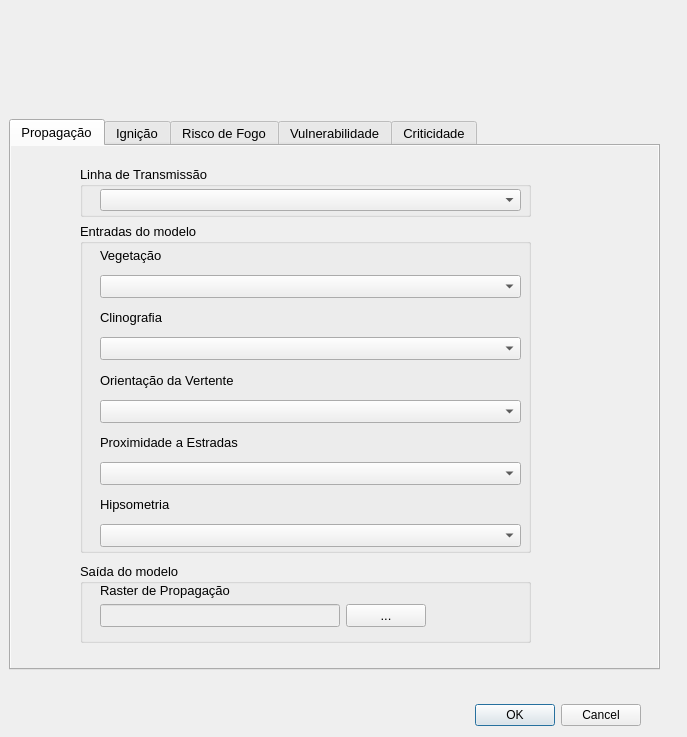
<?xml version="1.0" encoding="UTF-8"?>
<ui version="4.0">
 <class>CQFSDialogBase</class>
 <widget class="QDialog" name="CQFSDialogBase">
  <property name="geometry">
   <rect>
    <x>0</x>
    <y>0</y>
    <width>687</width>
    <height>737</height>
   </rect>
  </property>
  <property name="windowTitle">
   <string>CQFS</string>
  </property>
  <property name="autoFillBackground">
   <bool>false</bool>
  </property>
  <widget class="QWidget" name="main_widget" native="true">
   <property name="geometry">
    <rect>
     <x>-1</x>
     <y>-1</y>
     <width>671</width>
     <height>691</height>
    </rect>
   </property>
   <widget class="QWidget" name="icon_widget" native="true">
    <property name="geometry">
     <rect>
      <x>10</x>
      <y>10</y>
      <width>671</width>
      <height>111</height>
     </rect>
    </property>
    <widget class="QLabel" name="lbl_icon_anel">
     <property name="geometry">
      <rect>
       <x>410</x>
       <y>10</y>
       <width>251</width>
       <height>91</height>
      </rect>
     </property>
     <property name="text">
      <string/>
     </property>
     <property name="pixmap">
      <pixmap resource="resources.qrc">:/plugins/CQFS/resources/logos/logo-ped-nova.png</pixmap>
     </property>
    </widget>
    <widget class="QLabel" name="lbl_icon_cqfs_logo">
     <property name="geometry">
      <rect>
       <x>0</x>
       <y>10</y>
       <width>81</width>
       <height>81</height>
      </rect>
     </property>
     <property name="text">
      <string/>
     </property>
     <property name="pixmap">
      <pixmap resource="resources.qrc">:/plugins/CQFS/resources/logos/logotipo-CQFS.png</pixmap>
     </property>
    </widget>
    <widget class="QLabel" name="lbl_icon_cqfs_texto">
     <property name="geometry">
      <rect>
       <x>90</x>
       <y>10</y>
       <width>311</width>
       <height>81</height>
      </rect>
     </property>
     <property name="text">
      <string/>
     </property>
     <property name="pixmap">
      <pixmap resource="resources.qrc">:/plugins/CQFS/resources/logos/logomarca-CQFS.png</pixmap>
     </property>
    </widget>
   </widget>
   <widget class="QWidget" name="plugin_widget" native="true">
    <property name="geometry">
     <rect>
      <x>10</x>
      <y>120</y>
      <width>671</width>
      <height>561</height>
     </rect>
    </property>
    <widget class="QTabWidget" name="tab_widget">
     <property name="geometry">
      <rect>
       <x>0</x>
       <y>0</y>
       <width>651</width>
       <height>551</height>
      </rect>
     </property>
     <property name="font">
      <font>
       <pointsize>10</pointsize>
      </font>
     </property>
     <property name="autoFillBackground">
      <bool>true</bool>
     </property>
     <property name="currentIndex">
      <number>0</number>
     </property>
     <property name="iconSize">
      <size>
       <width>32</width>
       <height>32</height>
      </size>
     </property>
     <widget class="QWidget" name="tab_propagacao">
      <property name="autoFillBackground">
       <bool>true</bool>
      </property>
      <attribute name="icon">
       <iconset resource="resources.qrc">
        <normaloff>:/plugins/CQFS/resources/icons/propagacao_off.png</normaloff>:/plugins/CQFS/resources/icons/propagacao_off.png</iconset>
      </attribute>
      <attribute name="title">
       <string>Propagação</string>
      </attribute>
      <widget class="QGroupBox" name="group_linha_transmissao">
       <property name="geometry">
        <rect>
         <x>69</x>
         <y>20</y>
         <width>451</width>
         <height>51</height>
        </rect>
       </property>
       <property name="mouseTracking">
        <bool>false</bool>
       </property>
       <property name="title">
        <string>Linha de Transmissão</string>
       </property>
       <property name="flat">
        <bool>true</bool>
       </property>
       <property name="checkable">
        <bool>false</bool>
       </property>
       <property name="checked">
        <bool>false</bool>
       </property>
       <widget class="QComboBox" name="combo_linha_transmissao">
        <property name="geometry">
         <rect>
          <x>20</x>
          <y>23</y>
          <width>421</width>
          <height>22</height>
         </rect>
        </property>
       </widget>
      </widget>
      <widget class="QGroupBox" name="group_entradas_modelo">
       <property name="geometry">
        <rect>
         <x>69</x>
         <y>77</y>
         <width>451</width>
         <height>330</height>
        </rect>
       </property>
       <property name="mouseTracking">
        <bool>false</bool>
       </property>
       <property name="title">
        <string>Entradas do modelo</string>
       </property>
       <property name="flat">
        <bool>true</bool>
       </property>
       <property name="checkable">
        <bool>false</bool>
       </property>
       <property name="checked">
        <bool>false</bool>
       </property>
       <widget class="QWidget" name="vertical_layout_widget">
        <property name="geometry">
         <rect>
          <x>20</x>
          <y>19</y>
          <width>421</width>
          <height>305</height>
         </rect>
        </property>
        <layout class="QVBoxLayout" name="vertical_layout_entradas_modelo">
         <item>
          <widget class="QLabel" name="lbl_vegetacao">
           <property name="text">
            <string>Vegetação</string>
           </property>
          </widget>
         </item>
         <item>
          <widget class="QComboBox" name="combo_vegetacao"/>
         </item>
         <item>
          <widget class="QLabel" name="lbl_clinografia">
           <property name="text">
            <string>Clinografia</string>
           </property>
          </widget>
         </item>
         <item>
          <widget class="QComboBox" name="combo_clinografia"/>
         </item>
         <item>
          <widget class="QLabel" name="lbl_orientacao_vertente">
           <property name="text">
            <string>Orientação da Vertente</string>
           </property>
          </widget>
         </item>
         <item>
          <widget class="QComboBox" name="combo_orientacao_vertente"/>
         </item>
         <item>
          <widget class="QLabel" name="lbl_proximidade_estradas">
           <property name="text">
            <string>Proximidade a Estradas</string>
           </property>
          </widget>
         </item>
         <item>
          <widget class="QComboBox" name="combo_proximidade_estradas"/>
         </item>
         <item>
          <widget class="QLabel" name="lbl_hipsometria">
           <property name="text">
            <string>Hipsometria</string>
           </property>
          </widget>
         </item>
         <item>
          <widget class="QComboBox" name="combo_hipsometria"/>
         </item>
        </layout>
       </widget>
      </widget>
      <widget class="QGroupBox" name="group_saida_modelo">
       <property name="geometry">
        <rect>
         <x>69</x>
         <y>417</y>
         <width>451</width>
         <height>80</height>
        </rect>
       </property>
       <property name="mouseTracking">
        <bool>false</bool>
       </property>
       <property name="title">
        <string>Saída do modelo</string>
       </property>
       <property name="flat">
        <bool>true</bool>
       </property>
       <property name="checkable">
        <bool>false</bool>
       </property>
       <property name="checked">
        <bool>false</bool>
       </property>
       <widget class="QWidget" name="vertical_layout_saida_modelo_geometry">
        <property name="geometry">
         <rect>
          <x>20</x>
          <y>20</y>
          <width>421</width>
          <height>61</height>
         </rect>
        </property>
        <layout class="QVBoxLayout" name="vertical_layout_saida_modelo">
         <property name="spacing">
          <number>6</number>
         </property>
         <property name="sizeConstraint">
          <enum>QLayout::SetFixedSize</enum>
         </property>
         <item>
          <widget class="QLabel" name="lbl_raster_propagacao">
           <property name="text">
            <string>Raster de Propagação</string>
           </property>
          </widget>
         </item>
         <item>
          <layout class="QHBoxLayout" name="horizontal_layout_saida_modelo">
           <item>
            <widget class="QLineEdit" name="line_saida_modelo">
             <property name="enabled">
              <bool>false</bool>
             </property>
             <property name="sizePolicy">
              <sizepolicy hsizetype="Minimum" vsizetype="Fixed">
               <horstretch>150</horstretch>
               <verstretch>0</verstretch>
              </sizepolicy>
             </property>
             <property name="minimumSize">
              <size>
               <width>240</width>
               <height>0</height>
              </size>
             </property>
            </widget>
           </item>
           <item>
            <widget class="QPushButton" name="btn_saida_modelo">
             <property name="sizePolicy">
              <sizepolicy hsizetype="Fixed" vsizetype="Fixed">
               <horstretch>0</horstretch>
               <verstretch>0</verstretch>
              </sizepolicy>
             </property>
             <property name="text">
              <string>...</string>
             </property>
            </widget>
           </item>
          </layout>
         </item>
        </layout>
       </widget>
      </widget>
      <zorder>group_entradas_modelo</zorder>
      <zorder>group_linha_transmissao</zorder>
      <zorder>group_saida_modelo</zorder>
     </widget>
     <widget class="QWidget" name="tab_ignicao">
      <property name="autoFillBackground">
       <bool>true</bool>
      </property>
      <attribute name="icon">
       <iconset resource="resources.qrc">
        <normaloff>:/plugins/CQFS/resources/icons/ignicao_off.png</normaloff>:/plugins/CQFS/resources/icons/ignicao_off.png</iconset>
      </attribute>
      <attribute name="title">
       <string>Ignição</string>
      </attribute>
      <widget class="QScrollArea" name="scrollArea">
       <property name="geometry">
        <rect>
         <x>-1</x>
         <y>-1</y>
         <width>601</width>
         <height>510</height>
        </rect>
       </property>
       <property name="minimumSize">
        <size>
         <width>0</width>
         <height>510</height>
        </size>
       </property>
       <property name="maximumSize">
        <size>
         <width>16777215</width>
         <height>510</height>
        </size>
       </property>
       <property name="autoFillBackground">
        <bool>false</bool>
       </property>
       <property name="verticalScrollBarPolicy">
        <enum>Qt::ScrollBarAlwaysOn</enum>
       </property>
       <property name="widgetResizable">
        <bool>true</bool>
       </property>
       <widget class="QWidget" name="scrollAreaWidgetContents">
        <property name="geometry">
         <rect>
          <x>0</x>
          <y>0</y>
          <width>582</width>
          <height>1180</height>
         </rect>
        </property>
        <property name="minimumSize">
         <size>
          <width>0</width>
          <height>1180</height>
         </size>
        </property>
        <property name="maximumSize">
         <size>
          <width>16777215</width>
          <height>490</height>
         </size>
        </property>
        <property name="autoFillBackground">
         <bool>true</bool>
        </property>
        <widget class="QGroupBox" name="ignicao_group_entrada_modelo">
         <property name="geometry">
          <rect>
           <x>70</x>
           <y>20</y>
           <width>421</width>
           <height>61</height>
          </rect>
         </property>
         <property name="mouseTracking">
          <bool>false</bool>
         </property>
         <property name="title">
          <string>Entrada</string>
         </property>
         <property name="flat">
          <bool>true</bool>
         </property>
         <property name="checkable">
          <bool>false</bool>
         </property>
         <property name="checked">
          <bool>false</bool>
         </property>
         <widget class="QComboBox" name="ignicao_combo_lt">
          <property name="geometry">
           <rect>
            <x>20</x>
            <y>40</y>
            <width>391</width>
            <height>20</height>
           </rect>
          </property>
         </widget>
         <widget class="QCheckBox" name="ignicao_checkbox_lt">
          <property name="geometry">
           <rect>
            <x>20</x>
            <y>20</y>
            <width>191</width>
            <height>17</height>
           </rect>
          </property>
          <property name="text">
           <string>Linha de Transmissão</string>
          </property>
          <property name="checked">
           <bool>true</bool>
          </property>
         </widget>
        </widget>
        <widget class="QGroupBox" name="ignicao_group_grid">
         <property name="geometry">
          <rect>
           <x>70</x>
           <y>90</y>
           <width>421</width>
           <height>71</height>
          </rect>
         </property>
         <property name="title">
          <string>GRID</string>
         </property>
         <property name="flat">
          <bool>true</bool>
         </property>
         <widget class="QCheckBox" name="ignicao_checkbox_grid">
          <property name="enabled">
           <bool>true</bool>
          </property>
          <property name="geometry">
           <rect>
            <x>20</x>
            <y>20</y>
            <width>91</width>
            <height>17</height>
           </rect>
          </property>
          <property name="text">
           <string>Ignição</string>
          </property>
          <property name="checked">
           <bool>false</bool>
          </property>
         </widget>
         <widget class="QComboBox" name="ignicao_combo_grid">
          <property name="enabled">
           <bool>true</bool>
          </property>
          <property name="geometry">
           <rect>
            <x>20</x>
            <y>40</y>
            <width>391</width>
            <height>20</height>
           </rect>
          </property>
         </widget>
        </widget>
        <widget class="QGroupBox" name="ignicao_group_entradas_modelo">
         <property name="geometry">
          <rect>
           <x>70</x>
           <y>190</y>
           <width>421</width>
           <height>771</height>
          </rect>
         </property>
         <property name="mouseTracking">
          <bool>false</bool>
         </property>
         <property name="title">
          <string>Entradas do Modelo</string>
         </property>
         <property name="flat">
          <bool>true</bool>
         </property>
         <property name="checkable">
          <bool>false</bool>
         </property>
         <property name="checked">
          <bool>false</bool>
         </property>
         <widget class="QWidget" name="verticalLayoutWidget_3">
          <property name="geometry">
           <rect>
            <x>20</x>
            <y>21</y>
            <width>401</width>
            <height>741</height>
           </rect>
          </property>
          <layout class="QVBoxLayout" name="ignicao_vertical_layout">
           <item>
            <widget class="QLabel" name="ignicao_lbl_insolacao">
             <property name="text">
              <string>Insolação</string>
             </property>
            </widget>
           </item>
           <item>
            <widget class="QComboBox" name="ignicao_combo_insolacao"/>
           </item>
           <item>
            <widget class="QLabel" name="ignicao_lbl_temparatura_maxima">
             <property name="text">
              <string>Temperatura Máxima</string>
             </property>
            </widget>
           </item>
           <item>
            <widget class="QComboBox" name="ignicao_combo_temperatura_maxima"/>
           </item>
           <item>
            <widget class="QLabel" name="ignicao_lbl_velocidade_vento">
             <property name="text">
              <string>Velocidade média do Vento</string>
             </property>
            </widget>
           </item>
           <item>
            <widget class="QComboBox" name="ignicao_combo_velocidade_vento"/>
           </item>
           <item>
            <widget class="QLabel" name="ignicao_lbl_censo_ibge">
             <property name="text">
              <string>Censo IBGE</string>
             </property>
            </widget>
           </item>
           <item>
            <widget class="QComboBox" name="ignicao_combo_censo_ibge"/>
           </item>
           <item>
            <widget class="QLabel" name="ignicao_lbl_uso_solo">
             <property name="text">
              <string>Uso do Solo</string>
             </property>
            </widget>
           </item>
           <item>
            <widget class="QComboBox" name="ignicao_combo_uso_solo"/>
           </item>
           <item>
            <widget class="QLabel" name="ignicao_lbl_gndvi">
             <property name="text">
              <string>Índice de Vegetação por Diferença Normalizada Verde (GNDVI)</string>
             </property>
            </widget>
           </item>
           <item>
            <widget class="QComboBox" name="ignicao_combo_gndvi"/>
           </item>
           <item>
            <widget class="QLabel" name="ignicao_lbl_ndvi">
             <property name="text">
              <string>Índice de Vegetação (NVDI)</string>
             </property>
            </widget>
           </item>
           <item>
            <widget class="QComboBox" name="ignicao_combo_ndvi"/>
           </item>
           <item>
            <widget class="QLabel" name="ignicao_lbl_area_basal">
             <property name="text">
              <string>Área basal</string>
             </property>
            </widget>
           </item>
           <item>
            <widget class="QComboBox" name="ignicao_combo_area_basal"/>
           </item>
           <item>
            <widget class="QLabel" name="ignicao_lbl_densidade">
             <property name="text">
              <string>Densidade</string>
             </property>
            </widget>
           </item>
           <item>
            <widget class="QComboBox" name="ignicao_combo_densidade"/>
           </item>
           <item>
            <widget class="QLabel" name="ignicao_lbl_volume">
             <property name="text">
              <string>Volume</string>
             </property>
            </widget>
           </item>
           <item>
            <widget class="QComboBox" name="ignicao_combo_volume"/>
           </item>
           <item>
            <widget class="QLabel" name="ignicao_lbl_queimadas">
             <property name="text">
              <string>Queimadas</string>
             </property>
            </widget>
           </item>
           <item>
            <widget class="QComboBox" name="ignicao_combo_queimadas"/>
           </item>
           <item>
            <widget class="QLabel" name="ignicao_lbl_altitude">
             <property name="text">
              <string>Altitude</string>
             </property>
            </widget>
           </item>
           <item>
            <widget class="QComboBox" name="ignicao_combo_altitude"/>
           </item>
          </layout>
         </widget>
        </widget>
        <widget class="QGroupBox" name="ignicao_group_grid_saida">
         <property name="geometry">
          <rect>
           <x>70</x>
           <y>1090</y>
           <width>421</width>
           <height>81</height>
          </rect>
         </property>
         <property name="mouseTracking">
          <bool>false</bool>
         </property>
         <property name="title">
          <string>Grid de Saída</string>
         </property>
         <property name="flat">
          <bool>true</bool>
         </property>
         <property name="checkable">
          <bool>false</bool>
         </property>
         <property name="checked">
          <bool>false</bool>
         </property>
         <widget class="QWidget" name="vertical_layout_saida_modelo_geometry_2">
          <property name="geometry">
           <rect>
            <x>20</x>
            <y>20</y>
            <width>391</width>
            <height>61</height>
           </rect>
          </property>
          <layout class="QVBoxLayout" name="ignicao_vertial_layout_group_saida_modelo">
           <property name="spacing">
            <number>6</number>
           </property>
           <property name="sizeConstraint">
            <enum>QLayout::SetFixedSize</enum>
           </property>
           <item>
            <widget class="QLabel" name="ignicao_lbl_saida_modelo">
             <property name="text">
              <string>GRID de Ignição</string>
             </property>
            </widget>
           </item>
           <item>
            <layout class="QHBoxLayout" name="ignicao_horizontal_group_saida_modelo">
             <item>
              <widget class="QLineEdit" name="ignicao_line_saida_modelo">
               <property name="enabled">
                <bool>false</bool>
               </property>
               <property name="sizePolicy">
                <sizepolicy hsizetype="Minimum" vsizetype="Fixed">
                 <horstretch>150</horstretch>
                 <verstretch>0</verstretch>
                </sizepolicy>
               </property>
               <property name="minimumSize">
                <size>
                 <width>240</width>
                 <height>0</height>
                </size>
               </property>
              </widget>
             </item>
             <item>
              <widget class="QPushButton" name="ignicao_btn_saida_modelo">
               <property name="sizePolicy">
                <sizepolicy hsizetype="Fixed" vsizetype="Fixed">
                 <horstretch>0</horstretch>
                 <verstretch>0</verstretch>
                </sizepolicy>
               </property>
               <property name="text">
                <string>...</string>
               </property>
              </widget>
             </item>
            </layout>
           </item>
          </layout>
         </widget>
        </widget>
        <widget class="QGroupBox" name="ignicao_group_formula_saida">
         <property name="geometry">
          <rect>
           <x>70</x>
           <y>990</y>
           <width>421</width>
           <height>111</height>
          </rect>
         </property>
         <property name="mouseTracking">
          <bool>false</bool>
         </property>
         <property name="title">
          <string>Fórmula</string>
         </property>
         <property name="flat">
          <bool>true</bool>
         </property>
         <property name="checkable">
          <bool>false</bool>
         </property>
         <property name="checked">
          <bool>false</bool>
         </property>
         <widget class="QWidget" name="vertical_layout_saida_modelo_geometry_4">
          <property name="geometry">
           <rect>
            <x>20</x>
            <y>19</y>
            <width>391</width>
            <height>81</height>
           </rect>
          </property>
          <layout class="QVBoxLayout" name="ignicao_vertial_layout_group_saida_modelo_3">
           <property name="spacing">
            <number>6</number>
           </property>
           <property name="sizeConstraint">
            <enum>QLayout::SetFixedSize</enum>
           </property>
           <item>
            <widget class="QLabel" name="ignicao_lbl_saida_modelo_3">
             <property name="text">
              <string>Arquivo com o Modelo</string>
             </property>
            </widget>
           </item>
           <item>
            <layout class="QHBoxLayout" name="ignicao_horizontal_group_saida_modelo_3">
             <item>
              <widget class="QLineEdit" name="ignicao_line_entrada_formula">
               <property name="enabled">
                <bool>false</bool>
               </property>
               <property name="sizePolicy">
                <sizepolicy hsizetype="Minimum" vsizetype="Fixed">
                 <horstretch>150</horstretch>
                 <verstretch>0</verstretch>
                </sizepolicy>
               </property>
               <property name="minimumSize">
                <size>
                 <width>240</width>
                 <height>0</height>
                </size>
               </property>
              </widget>
             </item>
             <item>
              <widget class="QPushButton" name="ignicao_btn_entrada_formula">
               <property name="sizePolicy">
                <sizepolicy hsizetype="Fixed" vsizetype="Fixed">
                 <horstretch>0</horstretch>
                 <verstretch>0</verstretch>
                </sizepolicy>
               </property>
               <property name="text">
                <string>...</string>
               </property>
              </widget>
             </item>
            </layout>
           </item>
          </layout>
         </widget>
        </widget>
        <widget class="QCheckBox" name="ignicao_checkbox_habilitar_entradas">
         <property name="geometry">
          <rect>
           <x>90</x>
           <y>170</y>
           <width>161</width>
           <height>20</height>
          </rect>
         </property>
         <property name="text">
          <string>Habilitar Entradas</string>
         </property>
        </widget>
        <widget class="QCheckBox" name="ignicao_checkbox_habilitar_formula">
         <property name="geometry">
          <rect>
           <x>90</x>
           <y>970</y>
           <width>161</width>
           <height>20</height>
          </rect>
         </property>
         <property name="text">
          <string>Habilitar Fórmula</string>
         </property>
        </widget>
       </widget>
      </widget>
     </widget>
     <widget class="QWidget" name="tab_risco_fogo">
      <property name="autoFillBackground">
       <bool>true</bool>
      </property>
      <attribute name="icon">
       <iconset resource="resources.qrc">
        <normaloff>:/plugins/CQFS/resources/icons/risco_off.png</normaloff>:/plugins/CQFS/resources/icons/risco_off.png</iconset>
      </attribute>
      <attribute name="title">
       <string>Risco de Fogo</string>
      </attribute>
      <widget class="QGroupBox" name="grbEntradaRiscoFogo">
       <property name="geometry">
        <rect>
         <x>40</x>
         <y>20</y>
         <width>521</width>
         <height>151</height>
        </rect>
       </property>
       <property name="title">
        <string>Entrada</string>
       </property>
       <property name="flat">
        <bool>true</bool>
       </property>
       <property name="checkable">
        <bool>false</bool>
       </property>
       <widget class="QLabel" name="lbl_risco_fogo_raster_propagacao">
        <property name="geometry">
         <rect>
          <x>20</x>
          <y>20</y>
          <width>429</width>
          <height>35</height>
         </rect>
        </property>
        <property name="text">
         <string>Raster de Propagação</string>
        </property>
       </widget>
       <widget class="QComboBox" name="combo_risco_fogo_raster_propagacao">
        <property name="geometry">
         <rect>
          <x>20</x>
          <y>50</y>
          <width>429</width>
          <height>27</height>
         </rect>
        </property>
       </widget>
       <widget class="QLabel" name="lbl_risco_fogo_grid_ignicao">
        <property name="geometry">
         <rect>
          <x>20</x>
          <y>90</y>
          <width>429</width>
          <height>35</height>
         </rect>
        </property>
        <property name="text">
         <string>GRID de Ignição</string>
        </property>
       </widget>
       <widget class="QComboBox" name="combo_risco_fogo_grid_ignicao">
        <property name="geometry">
         <rect>
          <x>20</x>
          <y>120</y>
          <width>429</width>
          <height>27</height>
         </rect>
        </property>
       </widget>
      </widget>
      <widget class="QGroupBox" name="grbSaidaRiscoFogo">
       <property name="geometry">
        <rect>
         <x>40</x>
         <y>190</y>
         <width>521</width>
         <height>141</height>
        </rect>
       </property>
       <property name="title">
        <string>Saida</string>
       </property>
       <property name="flat">
        <bool>true</bool>
       </property>
       <widget class="QPushButton" name="btn_saida_risco_tecnico">
        <property name="geometry">
         <rect>
          <x>360</x>
          <y>50</y>
          <width>93</width>
          <height>30</height>
         </rect>
        </property>
        <property name="text">
         <string>...</string>
        </property>
       </widget>
       <widget class="QLabel" name="lbl_risco_fogo_raster_risco_fogo">
        <property name="geometry">
         <rect>
          <x>20</x>
          <y>20</y>
          <width>429</width>
          <height>36</height>
         </rect>
        </property>
        <property name="text">
         <string>Raster de Risco de Fogo</string>
        </property>
       </widget>
       <widget class="QLineEdit" name="line_saida_risco_tecnico">
        <property name="enabled">
         <bool>false</bool>
        </property>
        <property name="geometry">
         <rect>
          <x>20</x>
          <y>50</y>
          <width>327</width>
          <height>27</height>
         </rect>
        </property>
       </widget>
      </widget>
     </widget>
     <widget class="QWidget" name="tab_vulnerabilidade">
      <property name="enabled">
       <bool>true</bool>
      </property>
      <property name="autoFillBackground">
       <bool>true</bool>
      </property>
      <attribute name="icon">
       <iconset resource="resources.qrc">
        <normaloff>:/plugins/CQFS/resources/icons/vulnerabilidade_off.png</normaloff>:/plugins/CQFS/resources/icons/vulnerabilidade_off.png</iconset>
      </attribute>
      <attribute name="title">
       <string>Vulnerabilidade</string>
      </attribute>
      <widget class="QLabel" name="lbl_entrada">
       <property name="geometry">
        <rect>
         <x>50</x>
         <y>30</y>
         <width>61</width>
         <height>16</height>
        </rect>
       </property>
       <property name="text">
        <string>Entrada</string>
       </property>
      </widget>
      <widget class="Line" name="line_entrada">
       <property name="geometry">
        <rect>
         <x>110</x>
         <y>30</y>
         <width>421</width>
         <height>20</height>
        </rect>
       </property>
       <property name="orientation">
        <enum>Qt::Horizontal</enum>
       </property>
      </widget>
      <widget class="QLabel" name="lbl_saida">
       <property name="geometry">
        <rect>
         <x>60</x>
         <y>240</y>
         <width>46</width>
         <height>13</height>
        </rect>
       </property>
       <property name="text">
        <string>Saída</string>
       </property>
      </widget>
      <widget class="Line" name="line_saida">
       <property name="geometry">
        <rect>
         <x>100</x>
         <y>240</y>
         <width>431</width>
         <height>20</height>
        </rect>
       </property>
       <property name="orientation">
        <enum>Qt::Horizontal</enum>
       </property>
      </widget>
      <widget class="QWidget" name="verticalLayoutWidget">
       <property name="geometry">
        <rect>
         <x>100</x>
         <y>50</y>
         <width>431</width>
         <height>181</height>
        </rect>
       </property>
       <layout class="QVBoxLayout" name="vertical_layout_entrada">
        <item>
         <widget class="QLabel" name="lbl_torres">
          <property name="text">
           <string>Torres</string>
          </property>
         </widget>
        </item>
        <item>
         <widget class="QComboBox" name="combo_torres"/>
        </item>
        <item>
         <widget class="QLabel" name="lbl_vao">
          <property name="text">
           <string>Vão</string>
          </property>
         </widget>
        </item>
        <item>
         <widget class="QComboBox" name="combo_vao"/>
        </item>
        <item>
         <widget class="QLabel" name="lbl_ponto_critico">
          <property name="text">
           <string>Ponto Critico</string>
          </property>
         </widget>
        </item>
        <item>
         <widget class="QComboBox" name="combo_ponto_critico"/>
        </item>
       </layout>
      </widget>
      <widget class="QWidget" name="verticalLayoutWidget_2">
       <property name="geometry">
        <rect>
         <x>100</x>
         <y>260</y>
         <width>431</width>
         <height>80</height>
        </rect>
       </property>
       <layout class="QVBoxLayout" name="vertical_layout_saida">
        <item>
         <widget class="QLabel" name="lbl_vulnerabilidade">
          <property name="text">
           <string>Faixa de Manutenção</string>
          </property>
         </widget>
        </item>
        <item>
         <layout class="QHBoxLayout" name="horizontal_layout_saida">
          <item>
           <widget class="QLineEdit" name="line_saida_vulnerabilidade">
            <property name="enabled">
             <bool>false</bool>
            </property>
           </widget>
          </item>
          <item>
           <widget class="QPushButton" name="btn_saida_vulnerabilidade">
            <property name="text">
             <string>...</string>
            </property>
           </widget>
          </item>
         </layout>
        </item>
       </layout>
      </widget>
     </widget>
     <widget class="QWidget" name="tab_criticidade">
      <property name="autoFillBackground">
       <bool>true</bool>
      </property>
      <attribute name="icon">
       <iconset resource="resources.qrc">
        <normaloff>:/plugins/CQFS/resources/icons/criticidade_off.png</normaloff>:/plugins/CQFS/resources/icons/criticidade_off.png</iconset>
      </attribute>
      <attribute name="title">
       <string>Criticidade</string>
      </attribute>
      <widget class="QGroupBox" name="grbEntradaCriticidade">
       <property name="geometry">
        <rect>
         <x>40</x>
         <y>20</y>
         <width>521</width>
         <height>151</height>
        </rect>
       </property>
       <property name="title">
        <string>Entrada</string>
       </property>
       <property name="flat">
        <bool>true</bool>
       </property>
       <property name="checkable">
        <bool>false</bool>
       </property>
       <widget class="QLabel" name="lbl_vulnerabilidade_criticidade">
        <property name="geometry">
         <rect>
          <x>20</x>
          <y>20</y>
          <width>429</width>
          <height>35</height>
         </rect>
        </property>
        <property name="text">
         <string>Vulnerabilidade</string>
        </property>
       </widget>
       <widget class="QComboBox" name="combo_vulnerabilidade">
        <property name="geometry">
         <rect>
          <x>20</x>
          <y>50</y>
          <width>429</width>
          <height>27</height>
         </rect>
        </property>
       </widget>
       <widget class="QLabel" name="lbl_risco_fogo_criticidade">
        <property name="geometry">
         <rect>
          <x>10</x>
          <y>90</y>
          <width>429</width>
          <height>35</height>
         </rect>
        </property>
        <property name="text">
         <string>Raster de Risco de Fogo</string>
        </property>
       </widget>
       <widget class="QComboBox" name="combo_risco_fogo">
        <property name="geometry">
         <rect>
          <x>20</x>
          <y>120</y>
          <width>429</width>
          <height>27</height>
         </rect>
        </property>
       </widget>
      </widget>
      <widget class="QGroupBox" name="grbSaidaCriticidade">
       <property name="geometry">
        <rect>
         <x>40</x>
         <y>190</y>
         <width>521</width>
         <height>141</height>
        </rect>
       </property>
       <property name="title">
        <string>Saida</string>
       </property>
       <property name="flat">
        <bool>true</bool>
       </property>
       <widget class="QPushButton" name="btn_saida_criticidade">
        <property name="geometry">
         <rect>
          <x>360</x>
          <y>50</y>
          <width>93</width>
          <height>30</height>
         </rect>
        </property>
        <property name="text">
         <string>...</string>
        </property>
       </widget>
       <widget class="QLabel" name="lbl_criticidade">
        <property name="geometry">
         <rect>
          <x>20</x>
          <y>20</y>
          <width>429</width>
          <height>36</height>
         </rect>
        </property>
        <property name="text">
         <string>Criticidade</string>
        </property>
       </widget>
       <widget class="QLineEdit" name="line_saida_criticidade">
        <property name="enabled">
         <bool>false</bool>
        </property>
        <property name="geometry">
         <rect>
          <x>20</x>
          <y>50</y>
          <width>327</width>
          <height>27</height>
         </rect>
        </property>
       </widget>
      </widget>
     </widget>
    </widget>
   </widget>
  </widget>
  <widget class="QDialogButtonBox" name="btn_ok">
   <property name="geometry">
    <rect>
     <x>450</x>
     <y>700</y>
     <width>191</width>
     <height>30</height>
    </rect>
   </property>
   <property name="orientation">
    <enum>Qt::Horizontal</enum>
   </property>
   <property name="standardButtons">
    <set>QDialogButtonBox::Cancel|QDialogButtonBox::Ok</set>
   </property>
  </widget>
 </widget>
 <connections>
  <connection>
   <sender>btn_ok</sender>
   <signal>accepted()</signal>
   <receiver>CQFSDialogBase</receiver>
   <slot>accept()</slot>
   <hints>
    <hint type="sourcelabel">
     <x>20</x>
     <y>20</y>
    </hint>
    <hint type="destinationlabel">
     <x>20</x>
     <y>20</y>
    </hint>
   </hints>
  </connection>
  <connection>
   <sender>btn_ok</sender>
   <signal>rejected()</signal>
   <receiver>CQFSDialogBase</receiver>
   <slot>reject()</slot>
   <hints>
    <hint type="sourcelabel">
     <x>20</x>
     <y>20</y>
    </hint>
    <hint type="destinationlabel">
     <x>20</x>
     <y>20</y>
    </hint>
   </hints>
  </connection>
 </connections>
</ui>
